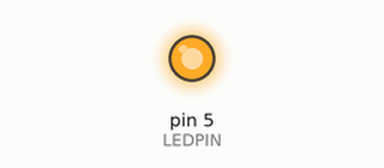
Bench run of a sketch on a simulated Arduino Uno, built with avr-gcc and run on an emulated ATmega328P. Parts: output pins drawn as LEDs (lit = HIGH).

Above: at 0.05 s.
At 1.5 s:
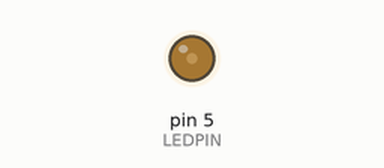
At 3.0 s:
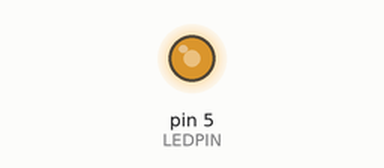
Timing chart, 0 to 5.2 s (numbered marks = the images above):
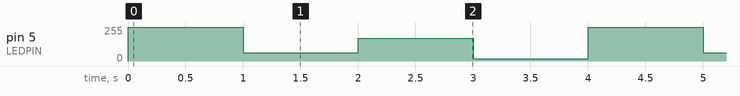

Measured:
- by itself, pin 5 (LEDPIN): repeats every 4.0 s: 63/255 1.0 s, 171/255 1.0 s, 16/255 1.0 s, 255/255 1.0 s

The sketch:

L02_03_helloLEDanalog.ino
```cpp
/*
 * Project: Analog
 * Description: Teach analog output and PWM
 * Author: Brian A Rashap
 * Date: 09-FEB-2020
 */

const int LEDPIN = 5;
const int LEDDELAY = 1000; // 1000 ms or 1 s

void setup() {
  pinMode(LEDPIN, OUTPUT);
}

void loop() {
  analogWrite(LEDPIN, 255);
  delay(LEDDELAY);
  analogWrite(LEDPIN, 63);
  delay(LEDDELAY);
  analogWrite(LEDPIN, 171);
  delay(LEDDELAY);
  analogWrite(LEDPIN, 16);
  delay(LEDDELAY);
}
```
